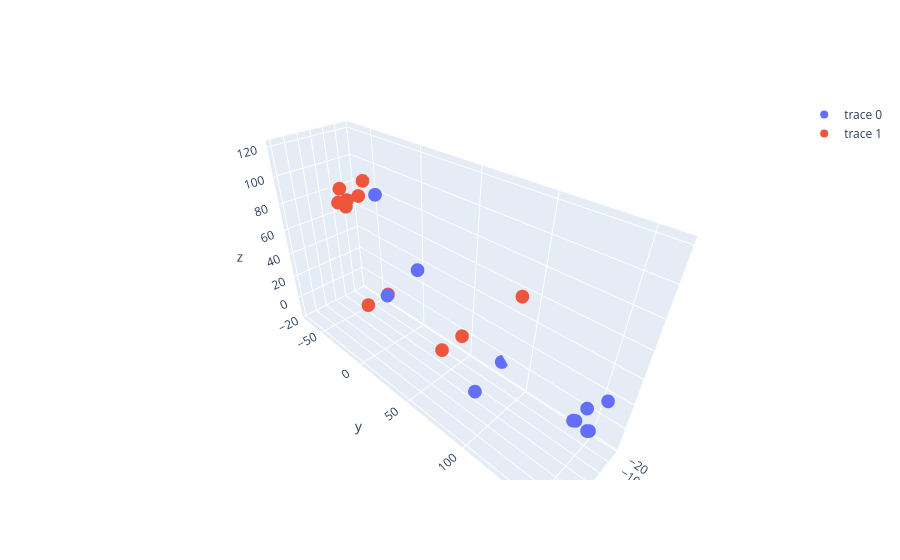
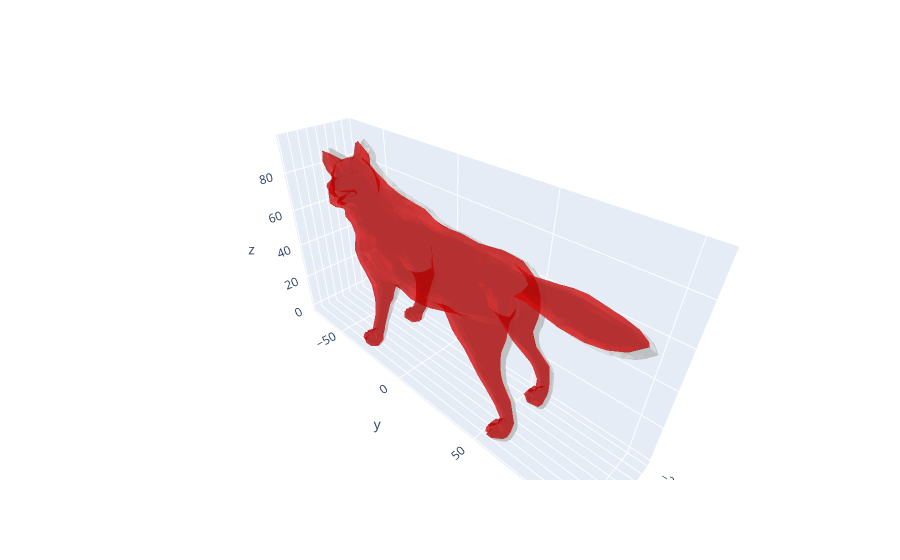

Notebook code cell kept with these figures, in order:
### Code cell
# Show points before transformation
display_points(P0, P1)

# Determine transformation
p0m, p1m, R = compute_transform(P0, P1)

# Apply transformation
transform_mesh(m0, p0m, p1m, R)

# Show transformed mesh 
display_meshes(m0, m1)

### Figure 1 — Plotly figure (JSON) as saved in the notebook; plotly's stock layout.template omitted (floating-point values rounded to 4 significant figures)
{"data": [{"mode": "markers", "type": "scatter3d", "x": [20, 2, 11, 2, 1, 1, 7, -19, 27, 2, 41], "y": [159, 159, 149, 150, 154, 144, 78, 79, 17, 19, 31], "z": [29, 36, 20, 23, 7, 7, -16, -6, 42, 51, 120]}, {"mode": "markers", "type": "scatter3d", "x": [-10, 10, -5, 5, 0, 0, -10, 10, -10, 10, 0], "y": [-50, -50, -50, -50, -70, -60, -30, -30, 50, 50, 100], "z": [90, 90, 80, 80, 70, 70, 0, 0, 5, 5, 70]}], "layout": {}}

### Figure 2 — Plotly figure (JSON) as saved in the notebook; plotly's stock layout.template omitted (floating-point values rounded to 4 significant figures; data arrays with more than 128 entries replaced by an {"elided": "..."} marker saying what was removed)
{"data": [{"color": "#dddddd", "flatshading": true, "i": {"elided": "4342 int values"}, "j": {"elided": "4342 int values"}, "k": {"elided": "4342 int values"}, "opacity": 0.5, "type": "mesh3d", "uid": "f93fb815-06f0-40a0-98fd-e338d60d3524", "x": {"elided": "2173 float values"}, "y": {"elided": "2173 float values"}, "z": {"elided": "2173 float values"}}, {"color": "#dd0000", "flatshading": true, "i": {"elided": "2170 int values"}, "j": {"elided": "2170 int values"}, "k": {"elided": "2170 int values"}, "opacity": 0.5, "type": "mesh3d", "uid": "5140b8c6-cd3d-41a4-a224-46d75b34002d", "x": {"elided": "1087 float values"}, "y": {"elided": "1087 float values"}, "z": {"elided": "1087 float values"}}], "layout": {"scene": {"aspectmode": "data"}}}
